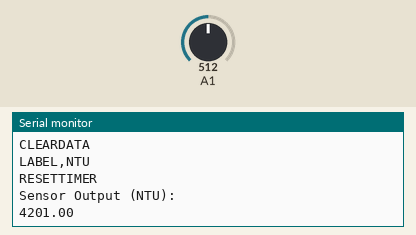
Recording of a sketch running on a simulated Arduino Uno, built with avr-gcc and run on an emulated ATmega328P. Parts: the last lines printed to the serial monitor. The test bench sets the inputs (shaded band); at power-on: A1 = 512.

Above: at 1.2 s.
1.3 s: A1 set to 716
At 1.3 s:
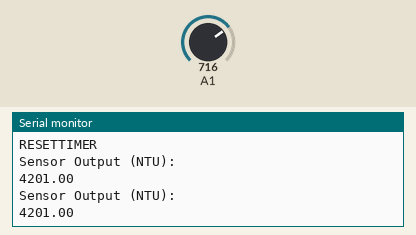
2.8 s: A1 set to 810
At 4.3 s:
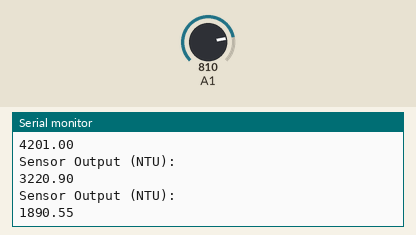
Timing chart, 0 to 5.8 s (numbered marks = the images above; inputs shaded):
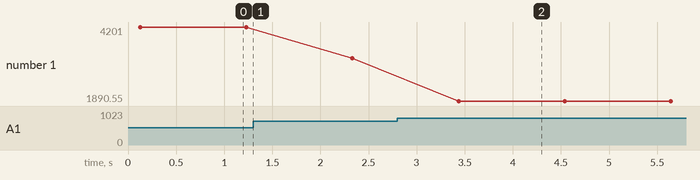

The sketch:

sketch_tur.ino
```cpp
float ntu;
float voltage;
float vclear = 4.50; //base voltage for clear water..


void setup() {
  Serial.begin(9600);
  Serial.println("CLEARDATA"); //clears up any data left from previous projects
  Serial.println("LABEL,NTU"); //always write LABEL, so excel knows the next things will be the names of the columns
  Serial.println("RESETTIMER"); //resets timer to 0

}
void loop() {
  voltage = 0;
  for(int i=0;i<800;i++)
  {
      int sensorValue = analogRead(A1);
      voltage += sensorValue * (5.0 / 1024.0);
  }
  voltage = voltage/800;
  voltage = round_to_dp(voltage,1);
  if (voltage<1.0)
  {
    ntu = 3000; //max NTU value, unpure water.
  }
  else
  {
    ntu = -1120.4*square(voltage)+5742.3*voltage-3152.25; //formula acquired through a graph and it depends on ntu = 0.0 for clear water.
  }
  Serial.println ("Sensor Output (NTU):");
  Serial.println (ntu);
  Serial.println();
  delay(1000);
}

float round_to_dp(float in_value, int decimal_place)
{
  float mult = powf(10.0f,decimal_place);
  in_value = round(in_value*mult)/mult;
  return in_value;
}
```

Measured:
- after the input at 2.8 s, the serial monitor: prints a new line after 0.64 s (image 2)
- plotted number 1: 4201 → 3220.9 after the input at 1.3 s, 3220.9 → 1890.55 after the input at 2.8 s
